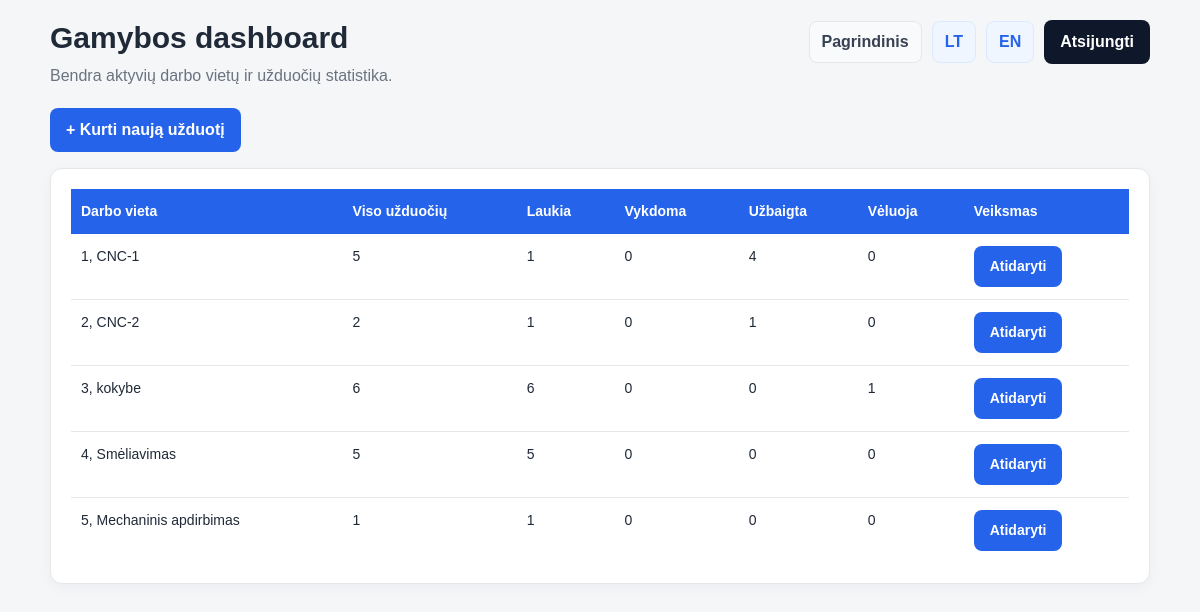
Page /tasks/dashboard/ (signed in) on the committed database.
### tasks/models.py (models this page shows, shortened)
class Machine(models.Model):
    name = models.CharField(max_length=100)
    code = models.CharField(max_length=50, unique=True)
    description = models.TextField(blank=True)
    is_active = models.BooleanField(default=True)
    class Meta:
        ordering = ["code"]

### tasks/views.py (the view)
# urls.py: path("dashboard/", views.dashboard, name="dashboard"),
@login_required
def dashboard(request):
    if not request.user.is_superuser:
        if not hasattr(request.user, "employeeprofile"):
            return HttpResponseForbidden("Profilis nerastas.")
        if request.user.employeeprofile.role != "manager":
            return HttpResponseForbidden("Neturite teises matyti si puslapi.")
    machines = Machine.objects.filter(is_active=True)
    machine_data = []
    for machine in machines:
        tasks = Task.objects.filter(machine=machine)
        pending_count = tasks.filter(status="pending").count()
        in_progress_count = tasks.filter(status="in_progress").count()
        completed_count = tasks.filter(status="completed").count()
        overdue_count = tasks.filter(
            due_date__lt=timezone.now()
        ).exclude(status="completed").count()
        machine_data.append({
            "machine": machine,
            "pending_count": pending_count,
            "in_progress_count": in_progress_count,
            "completed_count": completed_count,
            "overdue_count": overdue_count,
            "total_count": tasks.count(),
        })
    return render(request, "dashboard.html", {
        "machine_data": machine_data,
    })

### tasks/context_processors.py (called while the page is built)
def current_language(request):
    return {
        "lang": request.session.get("lang", "lt")
    }

### templates/dashboard.html (shortened to what this page needs)
{% load static %}
<!DOCTYPE html>
<html lang="lt">
<head>
    <link rel="stylesheet" href="{% static 'css/styles.css' %}">
</head>
<body>
<div class="page">
    <div class="container">
        <div class="page-header">
            <div>
                {% if lang == "lt" %}
                    <h1 class="page-title">Gamybos dashboard</h1>
                    <p class="muted">Bendra aktyvių darbo vietų ir užduočių statistika.</p>
                {% else %}
                    <h1 class="page-title">Production dashboard</h1>
                    <p class="muted">Overview of machines and task statistics.</p>
                {% endif %}
            </div>
            <div class="nav-group">
                <a class="nav-link nav-link-secondary" href="{% url 'home' %}">
                    {% if lang == "lt" %}Pagrindinis{% else %}Home{% endif %}
                </a>
                <a class="nav-link" href="{% url 'set_language' %}?lang=lt">LT</a>
                <a class="nav-link" href="{% url 'set_language' %}?lang=en">EN</a>
                {% if user.is_authenticated %}
                    <form class="inline-form" action="{% url 'logout' %}" method="post">
                        <button class="btn btn-secondary" type="submit">
                            {% if lang == "lt" %}Atsijungti{% else %}Logout{% endif %}
                        </button>
                    </form>
                {% else %}
                    <a class="nav-link" href="{% url 'login' %}">
                        {% if lang == "lt" %}Prisijungti{% else %}Login{% endif %}
                    </a>
                {% endif %}
            </div>
        </div>
        <div class="actions">
            <a class="btn" href="{% url 'create_task' %}">
                {% if lang == "lt" %}+ Kurti naują užduotį{% else %}+ Create task{% endif %}
            </a>
        </div>
        <div class="card spacer-top">
            <div class="table-wrapper">
                <table class="table">
                    <tr>
                        <th>{% if lang == "lt" %}Darbo vieta{% else %}Machine{% endif %}</th>
                        <th>{% if lang == "lt" %}Viso užduočių{% else %}Total{% endif %}</th>
                        <th>{% if lang == "lt" %}Laukia{% else %}Pending{% endif %}</th>
                        <th>{% if lang == "lt" %}Vykdoma{% else %}In progress{% endif %}</th>
                        <th>{% if lang == "lt" %}Užbaigta{% else %}Completed{% endif %}</th>
                        <th>{% if lang == "lt" %}Vėluoja{% else %}Overdue{% endif %}</th>
                        <th>{% if lang == "lt" %}Veiksmas{% else %}Action{% endif %}</th>
                    </tr>
                    {% for item in machine_data %}
                        <tr>
                            <td>{{ item.machine.code }}, {{ item.machine.name }}</td>
                            <td>{{ item.total_count }}</td>
                            <td>{{ item.pending_count }}</td>
                            <td>{{ item.in_progress_count }}</td>
                            <td>{{ item.completed_count }}</td>
                            <td>{{ item.overdue_count }}</td>
                            <td>
                                <a class="btn" href="{% url 'machine_tasks' item.machine.id %}">
                                    {% if lang == "lt" %}Atidaryti{% else %}Open{% endif %}
                                </a>
                            </td>
                        </tr>
                    {% endfor %}
                </table>
            </div>
        </div>
    </div>
</div>
</body>
</html>

### static/css/styles.css (style rules this page uses)
* { box-sizing: border-box; }
body { font-family: Arial, sans-serif; background: #f4f6f8; color: #1f2937; margin: 0; padding: 0; line-height: 1.5; }
a { color: #2563eb; text-decoration: none; }
.page { padding: 20px 0; }
.container { width: 1100px; max-width: calc(100% - 32px); margin: 0 auto; }
.card, .content-box { background: #ffffff; border: 1px solid #e5e7eb; border-radius: 12px; padding: 20px; box-shadow: 0 4px 14px rgba(15, 23, 42, 0.04); }
.page-header { display: flex; justify-content: space-between; align-items: flex-start; gap: 16px; margin-bottom: 20px; }
.page-title { margin: 0 0 8px 0; font-size: 30px; line-height: 1.2; }
.muted { color: #6b7280; margin: 0; }
.nav-group { display: flex; flex-wrap: wrap; gap: 10px; align-items: center; }
.nav-link { display: inline-flex; align-items: center; padding: 8px 12px; background: #eff6ff; border: 1px solid #dbeafe; border-radius: 8px; font-weight: 600; }
.nav-link-secondary { background: #f8fafc; border-color: #e5e7eb; color: #374151; }
.actions { display: flex; flex-wrap: wrap; gap: 10px; margin-top: 16px; }
.btn { display: inline-flex; align-items: center; justify-content: center; min-height: 40px; padding: 10px 16px; border: none; border-radius: 8px; cursor: pointer; background: #2563eb; color: #ffffff; font-weight: 700; text-decoration: none; }
.btn-secondary { background: #0f172a; }
.inline-form { display: inline; }
.table-wrapper { width: 100%; overflow-x: auto; }
.table { width: 100%; border-collapse: collapse; background: #ffffff; }
.table th { background: #2563eb; color: #ffffff; padding: 12px 10px; text-align: left; font-size: 14px; white-space: nowrap; }
.table td { padding: 12px 10px; border-bottom: 1px solid #e5e7eb; vertical-align: top; font-size: 14px; }
.table tr:last-child td { border-bottom: none; }
input, select, textarea, button { font: inherit; }
.spacer-top { margin-top: 16px; }

### rows in the picture
Machine: machine.code "1", machine.name "CNC-1", total_count "5", pending_count "1", in_progress_count "0", completed_count "4", overdue_count "0"
Machine: machine.code "2", machine.name "CNC-2", total_count "2", pending_count "1", in_progress_count "0", completed_count "1", overdue_count "0"
Machine: machine.code "3", machine.name "kokybe", total_count "6", pending_count "6", in_progress_count "0", completed_count "0", overdue_count "1"
Machine: machine.code "4", machine.name "Smėliavimas", total_count "5", pending_count "5", in_progress_count "0", completed_count "0", overdue_count "0"
Machine: machine.code "5", machine.name "Mechaninis apdirbimas", total_count "1", pending_count "1", in_progress_count "0", completed_count "0", overdue_count "0"
